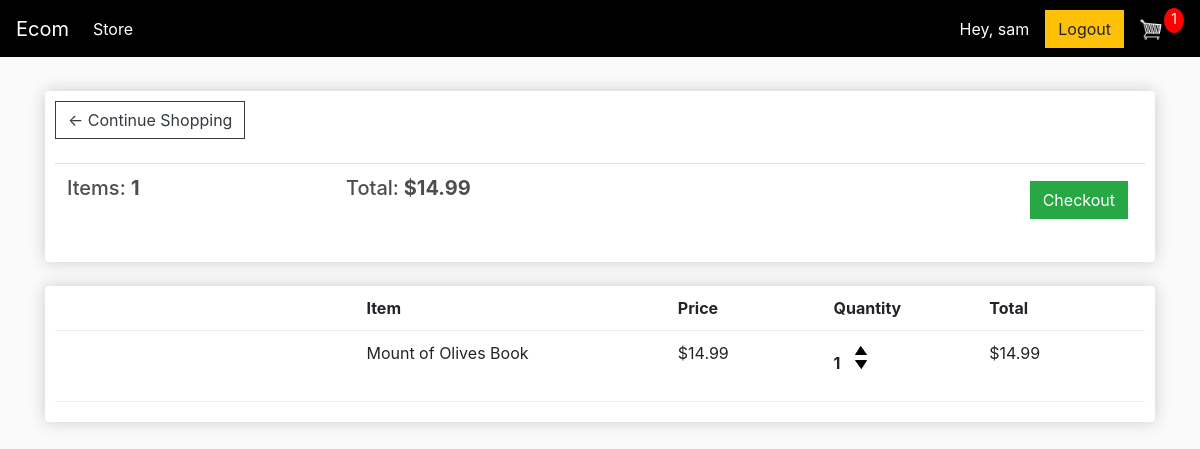
/cart/ (signed in), run on an earlier commit of the app's database.
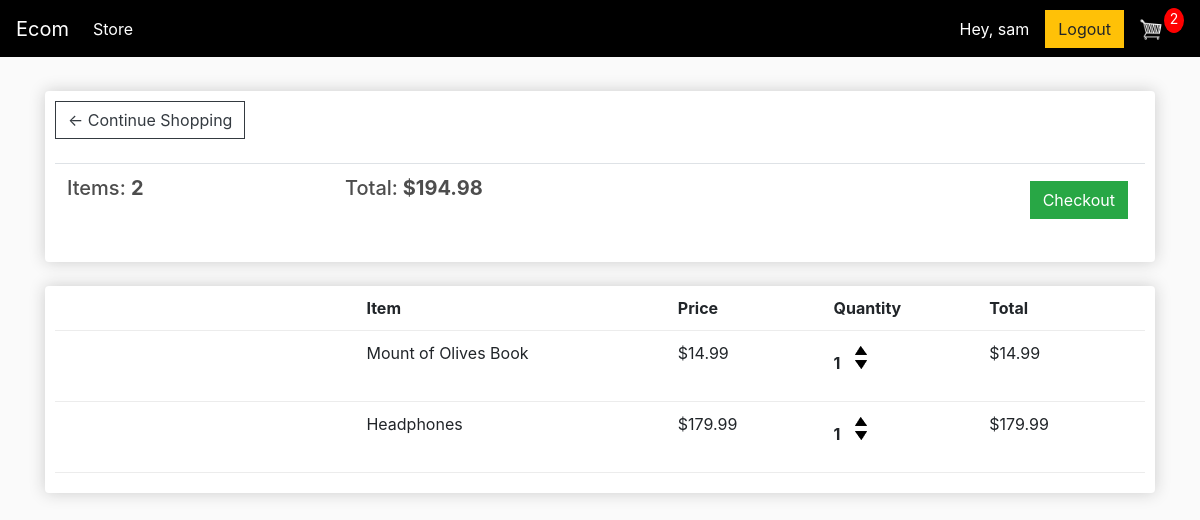
And on a later commit of the database.
### store/models.py (models this page shows, shortened)
class Order(models.Model):
	customer = models.ForeignKey(Customer, on_delete=models.SET_NULL, null=True, blank=True)
	date_ordered = models.DateTimeField(auto_now_add=True)
	complete = models.BooleanField(default=False)
	transaction_id = models.CharField(max_length=100, null=True)
	@property
	def get_cart_total(self):
		orderitems = self.orderitem_set.all()
		total = sum([item.get_total for item in orderitems])
		return total
	@property
	def get_cart_items(self):
		orderitems = self.orderitem_set.all()
		total = sum([item.quantity for item in orderitems])
		return total

class OrderItem(models.Model):
	product = models.ForeignKey(Product, on_delete=models.SET_NULL, null=True)
	order = models.ForeignKey(Order, on_delete=models.SET_NULL, null=True)
	quantity = models.IntegerField(default=0, null=True, blank=True)
	date_added = models.DateTimeField(auto_now_add=True)
	@property
	def get_total(self):
		total = self.product.price * self.quantity
		return total

class Product(models.Model):
	name = models.CharField(max_length=200)
	price = models.FloatField()
	digital = models.BooleanField(default=False,null=True, blank=True)
	image = models.ImageField(null=True, blank=True)
	@property
	def imageURL(self):
		try:
			url = self.image.url
		except:
			url = ''
		return url

### store/views.py (the view)
# urls.py: path('cart/', views.cart, name="cart"),
def cart(request):
	data = cartData(request)
	cartItems = data['cartItems']
	order = data['order']
	items = data['items']
	context = {'items':items, 'order':order, 'cartItems':cartItems}
	return render(request, 'store/cart.html', context)

### store/utils.py (called while the page is built)
def cartData(request):
	if request.user.is_authenticated:
		customer = request.user.customer
		order, created = Order.objects.get_or_create(customer=customer, complete=False)
		items = order.orderitem_set.all()
		cartItems = order.get_cart_items
	else:
		cookieData = cookieCart(request)
		cartItems = cookieData['cartItems']
		order = cookieData['order']
		items = cookieData['items']
	return {'cartItems':cartItems ,'order':order, 'items':items}

### store/templates/store/cart.html
{% extends 'store/main.html' %}
{% load static %}
{% block content %}
	<div class="row">
		<div class="col-lg-12">
			<div class="box-element">
				<a  class="btn btn-outline-dark" href="{% url 'store' %}">&#x2190; Continue Shopping</a>
				<br>
				<br>
				<table class="table">
					<tr>
						<th><h5>Items: <strong>{{order.get_cart_items}}</strong></h5></th>
						<th><h5>Total:<strong> ${{order.get_cart_total|floatformat:2}}</strong></h5></th>
						<th>
							<a  style="float:right; margin:5px;" class="btn btn-success" href="{% url 'checkout' %}">Checkout</a>
						</th>
					</tr>
				</table>
			</div>
			<br>
			<div class="box-element">
				<div class="cart-row">
					<div style="flex:2"></div>
					<div style="flex:2"><strong>Item</strong></div>
					<div style="flex:1"><strong>Price</strong></div>
					<div style="flex:1"><strong>Quantity</strong></div>
					<div style="flex:1"><strong>Total</strong></div>
				</div>
				{% for item in items %}
				<div class="cart-row">
					<div style="flex:2"><img class="row-image" src="{{item.product.imageURL}}"></div>
					<div style="flex:2"><p>{{item.product.name}}</p></div>
					<div style="flex:1"><p>${{item.product.price|floatformat:2}}</p></div>
					<div style="flex:1">
						<p class="quantity">{{item.quantity}}</p>
						<div class="quantity">
							<img data-product="{{item.product.id}}" data-action="add" class="chg-quantity update-cart" src="{% static  'images/arrow-up.png' %}">
							<img data-product="{{item.product.id}}" data-action="remove" class="chg-quantity update-cart" src="{% static  'images/arrow-down.png' %}">
						</div>
					</div>
					<div style="flex:1"><p>${{item.get_total|floatformat:2}}</p></div>
				</div>
				{% endfor %}
			</div>
		</div>
	</div>
{% endblock content %}

### store/templates/store/main.html (shortened to what this page needs)
<!DOCTYPE html>
{% load static %}
<html>
<head>
	<link rel="stylesheet" href="https://stackpath.bootstrapcdn.com/bootstrap/4.4.1/css/bootstrap.min.css">
	<link rel="stylesheet" type="text/css" href="{% static 'css/main.css' %}">
</head>
<body>
	<nav class="navbar navbar-expand-lg navbar-dark dark">
	  <a class="navbar-brand" href="{% url 'store' %}">Ecom</a>
	  <div class="collapse navbar-collapse" id="navbarSupportedContent">
	    <ul class="navbar-nav mr-auto">
	      <li class="nav-item active">
	        <a class="nav-link" href="{% url 'store' %}">Store <span class="sr-only">(current)</span></a>
	      </li>
	    </ul>
	    <div class="form-inline my-2 my-lg-0">
			{% if user.is_authenticated %}
            <a class="text-white mr-3" href="#">Hey, {{ user.username }}</a>
            <a href="{% url 'logout_request' %}" class="btn btn-warning">Logout</a>
            {% else %}
            <a href="{% url 'login_request' %}" class="btn btn-primary">Login</a>
            {% endif %}
	     	<a href="{% url 'cart' %}">
	    		<img  id="cart-icon" src="{% static 'images/cart.png' %}">
	    	</a>
	    	<p id="cart-total">{{cartItems}}</p>
	    </div>
	  </div>
	</nav>
     <div class="container">
            <br>
            {% block content %}
            {% endblock content %}
         </div>
</body>
</html>

### static/css/main.css (style rules this page uses)
body { background-color: hsl(0, 0%, 98%); }
h1,h2,h3,h4,h5,h6 { color:hsl(0, 0%, 30%); }
.box-element { box-shadow:hsl(0, 0%, 80%) 0 0 16px; background-color: #fff; border-radius: 4px; padding: 10px; }
.dark { background-color: black; }
#cart-icon { width:25px; display: inline-block; margin-left: 15px; }
#cart-total { display: block; text-align: center; color:#fff; background-color: red; width: 20px; height: 25px; border-radius: 50%; font-size: 14px; }
.col-lg-4, .col-lg-6, .col-lg-8, .col-lg-12 { margin-top: 10px; }
.btn { border-radius: 0; }
.cart-row { display: flex; align-items: flex-stretch; padding-bottom: 10px; margin-bottom: 10px; border-bottom: 1px solid #ececec; }
.quantity { display: inline-block; font-weight: 700; padding-right:10px; }
.chg-quantity { width: 12px; cursor: pointer; display: block; margin-top: 5px; transition:.1s; }

What changed in the data, as far as the page shows it:
computed for Order: get_cart_items "1" → "2"; get_cart_total "14.99" → "194.98"
added OrderItem: product.name "Headphones", product.price "179.99", quantity "1", get_total "179.99"
Also different on the page:
{{ cartItems }}: "1" → "2"
